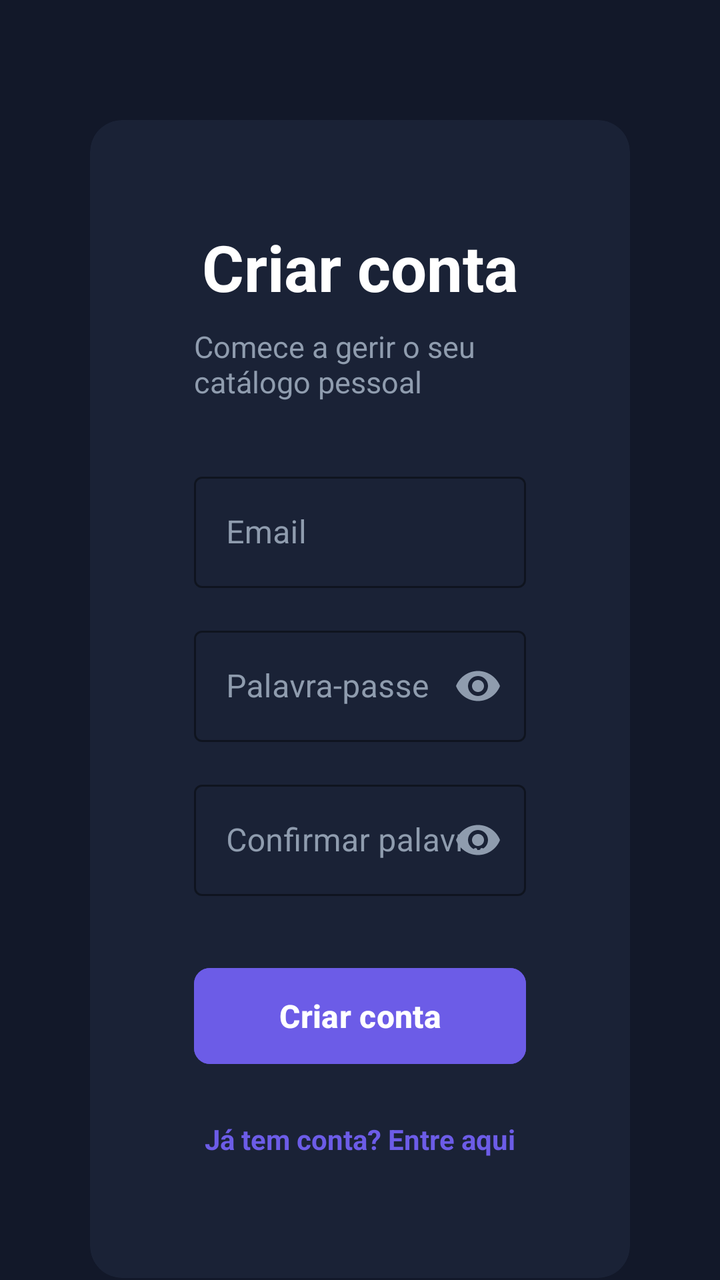
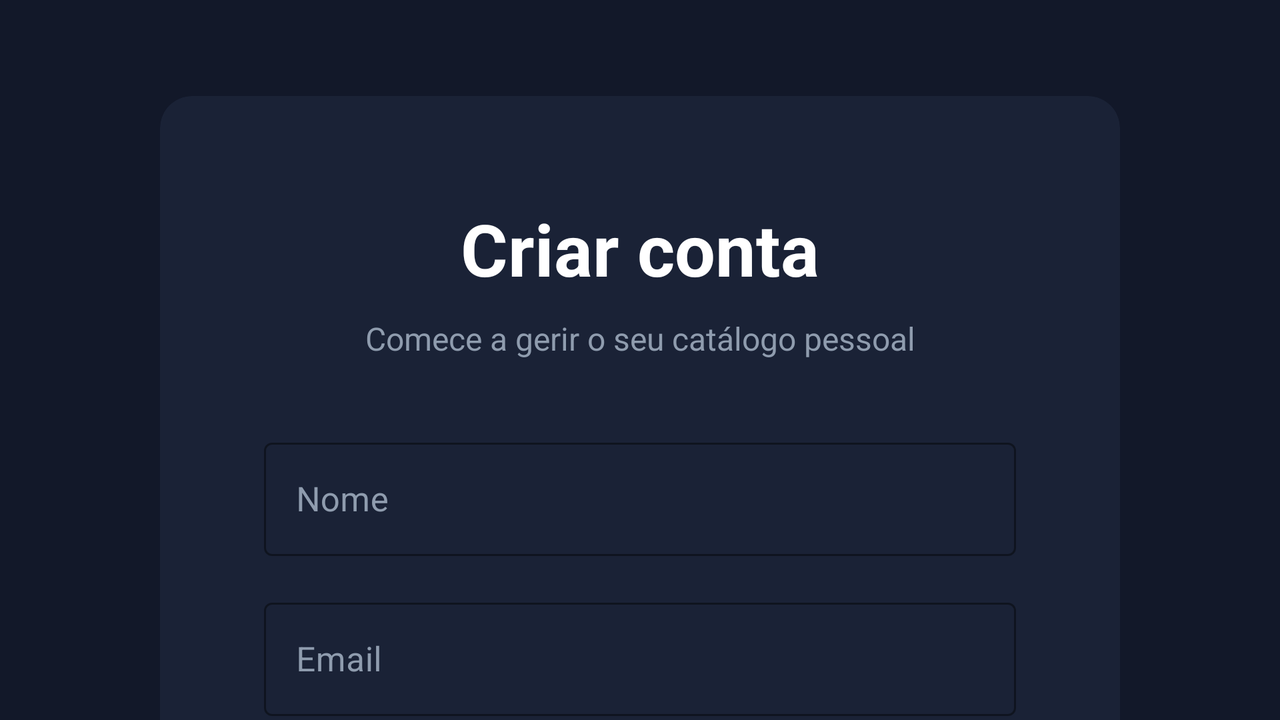

First picture: res/layout/ on a phone held upright. Second picture: the repository's own variant of that layout, on a device whose configuration matches the variant's folder. Source for both follows.
<!-- AndroidManifest.xml: application theme Theme.Screenly -->
<!-- res/layout/activity_register.xml -->
<?xml version="1.0" encoding="utf-8"?>
<androidx.constraintlayout.widget.ConstraintLayout xmlns:android="http://schemas.android.com/apk/res/android"
    xmlns:app="http://schemas.android.com/apk/res-auto"
    xmlns:tools="http://schemas.android.com/tools"
    android:layout_width="match_parent"
    android:layout_height="match_parent"
    android:background="#121829"
    tools:context="dam_a51568.screenly.ui.auth.RegisterActivity">

    <ScrollView
        android:layout_width="match_parent"
        android:layout_height="match_parent"
        android:fillViewport="true"
        android:scrollbars="none">

        <androidx.constraintlayout.widget.ConstraintLayout
            android:layout_width="match_parent"
            android:layout_height="wrap_content">

            <androidx.cardview.widget.CardView
                android:id="@+id/cardContainer"
                android:layout_width="0dp"
                android:layout_height="wrap_content"
                android:layout_marginTop="60dp"
                android:layout_marginBottom="60dp"
                app:cardBackgroundColor="@color/card_background"
                app:cardCornerRadius="16dp"
                app:cardElevation="0dp"
                app:layout_constraintEnd_toEndOf="parent"
                app:layout_constraintStart_toStartOf="parent"
                app:layout_constraintTop_toTopOf="parent"
                app:layout_constraintBottom_toBottomOf="parent"
                app:layout_constraintVertical_bias="0.5"
                app:layout_constraintWidth_max="620dp"
                app:layout_constraintWidth_percent="0.75">

                <androidx.constraintlayout.widget.ConstraintLayout
                    android:layout_width="match_parent"
                    android:layout_height="wrap_content"
                    android:padding="52dp">

                    <TextView
                        android:id="@+id/textViewTitle"
                        android:layout_width="wrap_content"
                        android:layout_height="wrap_content"
                        android:text="@string/register_title"
                        android:textColor="@color/text_primary"
                        android:textSize="32sp"
                        android:textStyle="bold"
                        app:layout_constraintEnd_toEndOf="parent"
                        app:layout_constraintStart_toStartOf="parent"
                        app:layout_constraintTop_toTopOf="parent" />

                    <TextView
                        android:id="@+id/textViewSubtitle"
                        android:layout_width="wrap_content"
                        android:layout_height="wrap_content"
                        android:layout_marginTop="8dp"
                        android:text="@string/register_subtitle"
                        android:textColor="@color/text_secondary"
                        android:textSize="15sp"
                        app:layout_constraintEnd_toEndOf="parent"
                        app:layout_constraintStart_toStartOf="parent"
                        app:layout_constraintTop_toBottomOf="@id/textViewTitle" />

                    <com.google.android.material.textfield.TextInputLayout
                        android:id="@+id/textInputEmail"
                        style="@style/Widget.MaterialComponents.TextInputLayout.OutlinedBox"
                        android:layout_width="match_parent"
                        android:layout_height="wrap_content"
                        android:layout_marginTop="32dp"
                        android:hint="@string/register_hint_email"
                        android:textColorHint="@color/text_secondary"
                        app:boxStrokeColor="@color/text_secondary"
                        app:boxStrokeWidthFocused="2dp"
                        app:hintTextColor="@color/brand_purple"
                        app:layout_constraintTop_toBottomOf="@id/textViewSubtitle">

                        <com.google.android.material.textfield.TextInputEditText
                            android:id="@+id/editTextEmail"
                            android:layout_width="match_parent"
                            android:layout_height="wrap_content"
                            android:inputType="textEmailAddress"
                            android:textColor="@color/text_primary"
                            android:textSize="16sp" />
                    </com.google.android.material.textfield.TextInputLayout>

                    <com.google.android.material.textfield.TextInputLayout
                        android:id="@+id/textInputPassword"
                        style="@style/Widget.MaterialComponents.TextInputLayout.OutlinedBox"
                        android:layout_width="match_parent"
                        android:layout_height="wrap_content"
                        android:layout_marginTop="16dp"
                        android:hint="@string/register_hint_password"
                        android:textColorHint="@color/text_secondary"
                        app:boxStrokeColor="@color/text_secondary"
                        app:boxStrokeWidthFocused="2dp"
                        app:hintTextColor="@color/brand_purple"
                        app:passwordToggleEnabled="true"
                        app:passwordToggleTint="@color/text_secondary"
                        app:layout_constraintTop_toBottomOf="@id/textInputEmail">

                        <com.google.android.material.textfield.TextInputEditText
                            android:id="@+id/editTextPassword"
                            android:layout_width="match_parent"
                            android:layout_height="wrap_content"
                            android:inputType="textPassword"
                            android:textColor="@color/text_primary"
                            android:textSize="16sp" />
                    </com.google.android.material.textfield.TextInputLayout>

                    <com.google.android.material.textfield.TextInputLayout
                        android:id="@+id/textInputConfirmPassword"
                        style="@style/Widget.MaterialComponents.TextInputLayout.OutlinedBox"
                        android:layout_width="match_parent"
                        android:layout_height="wrap_content"
                        android:layout_marginTop="16dp"
                        android:hint="@string/register_hint_confirm_password"
                        android:textColorHint="@color/text_secondary"
                        app:boxStrokeColor="@color/text_secondary"
                        app:boxStrokeWidthFocused="2dp"
                        app:hintTextColor="@color/brand_purple"
                        app:passwordToggleEnabled="true"
                        app:passwordToggleTint="@color/text_secondary"
                        app:layout_constraintTop_toBottomOf="@id/textInputPassword">

                        <com.google.android.material.textfield.TextInputEditText
                            android:id="@+id/editTextConfirmPassword"
                            android:layout_width="match_parent"
                            android:layout_height="wrap_content"
                            android:inputType="textPassword"
                            android:textColor="@color/text_primary"
                            android:textSize="16sp" />
                    </com.google.android.material.textfield.TextInputLayout>

                    <Button
                        android:id="@+id/buttonRegister"
                        android:layout_width="match_parent"
                        android:layout_height="56dp"
                        android:layout_marginTop="32dp"
                        android:backgroundTint="@color/brand_purple"
                        android:text="@string/register_button"
                        android:textColor="@color/text_primary"
                        android:textSize="16sp"
                        android:textStyle="bold"
                        app:cornerRadius="8dp"
                        app:layout_constraintTop_toBottomOf="@id/textInputConfirmPassword" />

                    <ProgressBar
                        android:id="@+id/progressBarRegister"
                        android:layout_width="wrap_content"
                        android:layout_height="wrap_content"
                        android:layout_marginTop="16dp"
                        android:indeterminateTint="@color/brand_purple"
                        android:visibility="gone"
                        app:layout_constraintEnd_toEndOf="parent"
                        app:layout_constraintStart_toStartOf="parent"
                        app:layout_constraintTop_toBottomOf="@id/buttonRegister" />

                    <TextView
                        android:id="@+id/textViewGoToLogin"
                        android:layout_width="wrap_content"
                        android:layout_height="wrap_content"
                        android:layout_marginTop="24dp"
                        android:layout_marginBottom="8dp"
                        android:text="@string/register_go_to_login"
                        android:textColor="@color/brand_purple"
                        android:textSize="14sp"
                        android:textStyle="bold"
                        app:layout_constraintBottom_toBottomOf="parent"
                        app:layout_constraintEnd_toEndOf="parent"
                        app:layout_constraintStart_toStartOf="parent"
                        app:layout_constraintTop_toBottomOf="@id/progressBarRegister" />

                </androidx.constraintlayout.widget.ConstraintLayout>
            </androidx.cardview.widget.CardView>

        </androidx.constraintlayout.widget.ConstraintLayout>
    </ScrollView>
</androidx.constraintlayout.widget.ConstraintLayout>
<!-- resources referenced by this layout -->
<resources>
  <color name="brand_purple">#6C5CE7</color>
  <color name="card_background">#1A2236</color>
  <color name="text_primary">#FFFFFF</color>
  <color name="text_secondary">#8F9CAE</color>
  <string name="register_button">Criar conta</string>
  <string name="register_go_to_login">Já tem conta? Entre aqui</string>
  <string name="register_hint_confirm_password">Confirmar palavra-passe</string>
  <string name="register_hint_email">Email</string>
  <string name="register_hint_password">Palavra-passe</string>
  <string name="register_subtitle">Comece a gerir o seu catálogo pessoal</string>
  <string name="register_title">Criar conta</string>
  <style name="Theme.Screenly" parent="Base.Theme.Screenly" />
  <style name="Base.Theme.Screenly" parent="Theme.Material3.DayNight.NoActionBar">
          
          
      </style>
</resources>
<!-- res/layout-w600dp/activity_register.xml (the repository's variant of the layout above) -->
<!-- drawn on the phone turned sideways -->
<?xml version="1.0" encoding="utf-8"?>
<androidx.constraintlayout.widget.ConstraintLayout xmlns:android="http://schemas.android.com/apk/res/android"
    xmlns:app="http://schemas.android.com/apk/res-auto"
    xmlns:tools="http://schemas.android.com/tools"
    android:layout_width="match_parent"
    android:layout_height="match_parent"
    android:background="@color/background_dark"
    tools:context="dam_a51568.screenly.ui.auth.RegisterActivity">

    <ScrollView
        android:layout_width="match_parent"
        android:layout_height="match_parent"
        android:fillViewport="true"
        android:scrollbars="none">

        <androidx.constraintlayout.widget.ConstraintLayout
            android:layout_width="match_parent"
            android:layout_height="wrap_content">

            <androidx.cardview.widget.CardView
                android:id="@+id/cardContainer"
                android:layout_width="0dp"
                android:layout_height="wrap_content"
                android:layout_marginTop="48dp"
                android:layout_marginBottom="48dp"
                app:cardBackgroundColor="@color/card_background"
                app:cardCornerRadius="16dp"
                app:cardElevation="0dp"
                app:layout_constraintBottom_toBottomOf="parent"
                app:layout_constraintEnd_toEndOf="parent"
                app:layout_constraintStart_toStartOf="parent"
                app:layout_constraintTop_toTopOf="parent"
                app:layout_constraintVertical_bias="0.5"
                app:layout_constraintWidth_max="620dp"
                app:layout_constraintWidth_percent="0.75">

                <androidx.constraintlayout.widget.ConstraintLayout
                    android:layout_width="match_parent"
                    android:layout_height="wrap_content"
                    android:padding="52dp">

                    <TextView
                        android:id="@+id/textViewTitle"
                        android:layout_width="wrap_content"
                        android:layout_height="wrap_content"
                        android:text="@string/register_title"
                        android:textColor="@color/text_primary"
                        android:textSize="36sp"
                        android:textStyle="bold"
                        app:layout_constraintEnd_toEndOf="parent"
                        app:layout_constraintStart_toStartOf="parent"
                        app:layout_constraintTop_toTopOf="parent" />

                    <TextView
                        android:id="@+id/textViewSubtitle"
                        android:layout_width="wrap_content"
                        android:layout_height="wrap_content"
                        android:layout_marginTop="10dp"
                        android:text="@string/register_subtitle"
                        android:textColor="@color/text_secondary"
                        android:textSize="16sp"
                        app:layout_constraintEnd_toEndOf="parent"
                        app:layout_constraintStart_toStartOf="parent"
                        app:layout_constraintTop_toBottomOf="@id/textViewTitle" />

                    
                    <com.google.android.material.textfield.TextInputLayout
                        android:id="@+id/textInputName"
                        style="@style/Widget.MaterialComponents.TextInputLayout.OutlinedBox"
                        android:layout_width="match_parent"
                        android:layout_height="wrap_content"
                        android:layout_marginTop="36dp"
                        android:hint="@string/register_hint_name"
                        android:textColorHint="@color/text_secondary"
                        app:boxStrokeColor="@color/text_secondary"
                        app:boxStrokeWidthFocused="2dp"
                        app:hintTextColor="@color/brand_purple"
                        app:layout_constraintTop_toBottomOf="@id/textViewSubtitle">

                        <com.google.android.material.textfield.TextInputEditText
                            android:id="@+id/editTextName"
                            android:layout_width="match_parent"
                            android:layout_height="wrap_content"
                            android:inputType="textPersonName"
                            android:textColor="@color/text_primary"
                            android:textSize="17sp" />
                    </com.google.android.material.textfield.TextInputLayout>

                    
                    <com.google.android.material.textfield.TextInputLayout
                        android:id="@+id/textInputEmail"
                        style="@style/Widget.MaterialComponents.TextInputLayout.OutlinedBox"
                        android:layout_width="match_parent"
                        android:layout_height="wrap_content"
                        android:layout_marginTop="18dp"
                        android:hint="@string/register_hint_email"
                        android:textColorHint="@color/text_secondary"
                        app:boxStrokeColor="@color/text_secondary"
                        app:boxStrokeWidthFocused="2dp"
                        app:hintTextColor="@color/brand_purple"
                        app:layout_constraintTop_toBottomOf="@id/textInputName">

                        <com.google.android.material.textfield.TextInputEditText
                            android:id="@+id/editTextEmail"
                            android:layout_width="match_parent"
                            android:layout_height="wrap_content"
                            android:inputType="textEmailAddress"
                            android:textColor="@color/text_primary"
                            android:textSize="17sp" />
                    </com.google.android.material.textfield.TextInputLayout>

                    
                    <com.google.android.material.textfield.TextInputLayout
                        android:id="@+id/textInputPassword"
                        style="@style/Widget.MaterialComponents.TextInputLayout.OutlinedBox"
                        android:layout_width="match_parent"
                        android:layout_height="wrap_content"
                        android:layout_marginTop="18dp"
                        android:hint="@string/register_hint_password"
                        android:textColorHint="@color/text_secondary"
                        app:boxStrokeColor="@color/text_secondary"
                        app:boxStrokeWidthFocused="2dp"
                        app:hintTextColor="@color/brand_purple"
                        app:passwordToggleEnabled="true"
                        app:passwordToggleTint="@color/text_secondary"
                        app:layout_constraintTop_toBottomOf="@id/textInputEmail">

                        <com.google.android.material.textfield.TextInputEditText
                            android:id="@+id/editTextPassword"
                            android:layout_width="match_parent"
                            android:layout_height="wrap_content"
                            android:inputType="textPassword"
                            android:textColor="@color/text_primary"
                            android:textSize="17sp" />
                    </com.google.android.material.textfield.TextInputLayout>

                    
                    <com.google.android.material.textfield.TextInputLayout
                        android:id="@+id/textInputConfirmPassword"
                        style="@style/Widget.MaterialComponents.TextInputLayout.OutlinedBox"
                        android:layout_width="match_parent"
                        android:layout_height="wrap_content"
                        android:layout_marginTop="18dp"
                        android:hint="@string/register_hint_confirm_password"
                        android:textColorHint="@color/text_secondary"
                        app:boxStrokeColor="@color/text_secondary"
                        app:boxStrokeWidthFocused="2dp"
                        app:hintTextColor="@color/brand_purple"
                        app:passwordToggleEnabled="true"
                        app:passwordToggleTint="@color/text_secondary"
                        app:layout_constraintTop_toBottomOf="@id/textInputPassword">

                        <com.google.android.material.textfield.TextInputEditText
                            android:id="@+id/editTextConfirmPassword"
                            android:layout_width="match_parent"
                            android:layout_height="wrap_content"
                            android:inputType="textPassword"
                            android:textColor="@color/text_primary"
                            android:textSize="17sp" />
                    </com.google.android.material.textfield.TextInputLayout>

                    
                    <Button
                        android:id="@+id/buttonRegister"
                        android:layout_width="match_parent"
                        android:layout_height="60dp"
                        android:layout_marginTop="36dp"
                        android:backgroundTint="@color/brand_purple"
                        android:text="@string/register_button"
                        android:textColor="@color/text_primary"
                        android:textSize="17sp"
                        android:textStyle="bold"
                        app:cornerRadius="10dp"
                        app:layout_constraintTop_toBottomOf="@id/textInputConfirmPassword" />

                    
                    <ProgressBar
                        android:id="@+id/progressBarRegister"
                        android:layout_width="wrap_content"
                        android:layout_height="wrap_content"
                        android:layout_marginTop="18dp"
                        android:indeterminateTint="@color/brand_purple"
                        android:visibility="gone"
                        app:layout_constraintEnd_toEndOf="parent"
                        app:layout_constraintStart_toStartOf="parent"
                        app:layout_constraintTop_toBottomOf="@id/buttonRegister" />

                    
                    <TextView
                        android:id="@+id/textViewGoToLogin"
                        android:layout_width="wrap_content"
                        android:layout_height="wrap_content"
                        android:layout_marginTop="28dp"
                        android:layout_marginBottom="8dp"
                        android:text="@string/register_go_to_login"
                        android:textColor="@color/brand_purple"
                        android:textSize="15sp"
                        android:textStyle="bold"
                        app:layout_constraintBottom_toBottomOf="parent"
                        app:layout_constraintEnd_toEndOf="parent"
                        app:layout_constraintStart_toStartOf="parent"
                        app:layout_constraintTop_toBottomOf="@id/progressBarRegister" />

                </androidx.constraintlayout.widget.ConstraintLayout>
            </androidx.cardview.widget.CardView>

        </androidx.constraintlayout.widget.ConstraintLayout>
    </ScrollView>
</androidx.constraintlayout.widget.ConstraintLayout>
<!-- resources referenced by the variant -->
<!-- as the phone turned sideways resolves them -->
<resources>
  <color name="background_dark">#121829</color>
  <color name="brand_purple">#6C5CE7</color>
  <color name="card_background">#1A2236</color>
  <color name="text_primary">#FFFFFF</color>
  <color name="text_secondary">#8F9CAE</color>
  <string name="register_button">Criar conta</string>
  <string name="register_go_to_login">Já tem conta? Entre aqui</string>
  <string name="register_hint_confirm_password">Confirmar palavra-passe</string>
  <string name="register_hint_email">Email</string>
  <string name="register_hint_name">Nome</string>
  <string name="register_hint_password">Palavra-passe</string>
  <string name="register_subtitle">Comece a gerir o seu catálogo pessoal</string>
  <string name="register_title">Criar conta</string>
  <style name="Theme.Screenly" parent="Base.Theme.Screenly" />
  <style name="Base.Theme.Screenly" parent="Theme.Material3.DayNight.NoActionBar">
          
          
      </style>
</resources>
